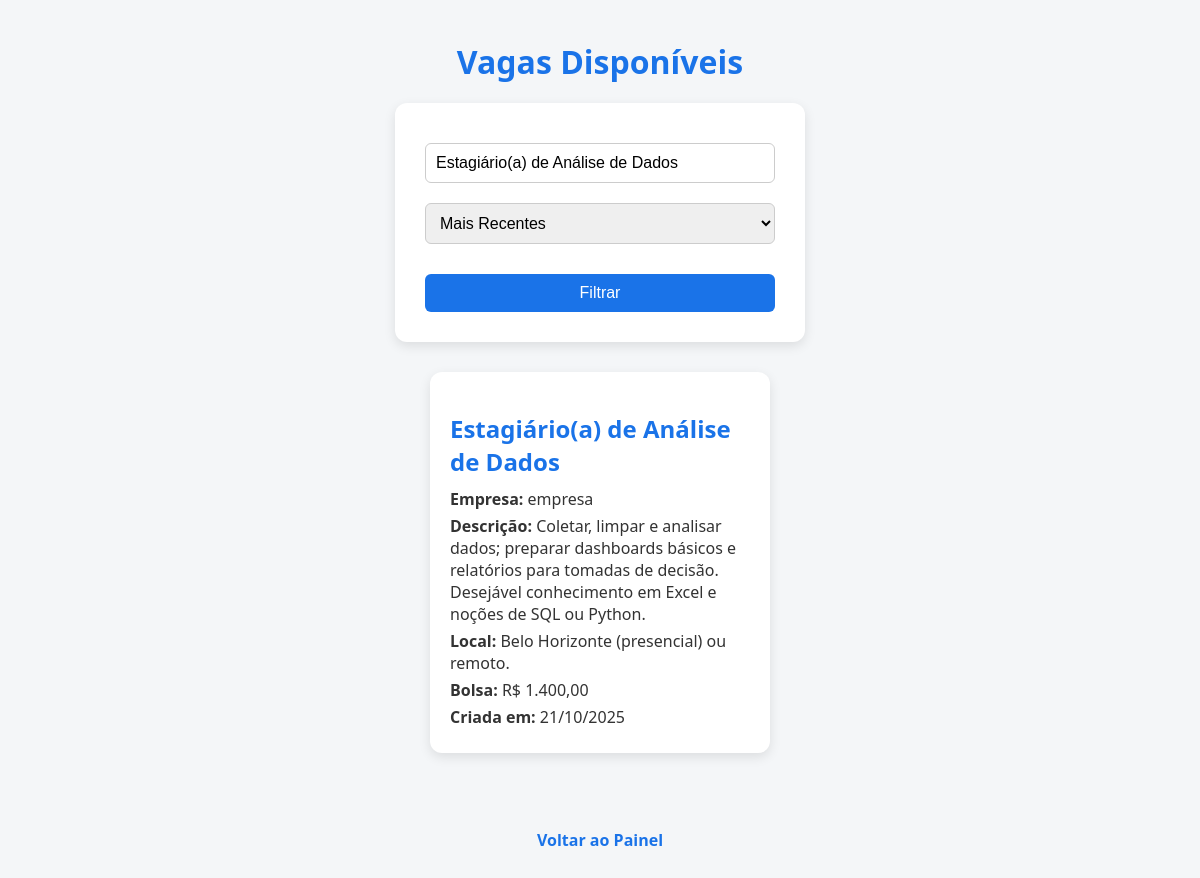
/vagas.php?busca=Estagiário(a) de Análise de Dados (signed in), run on the app's committed database.
### tables this page shows
CREATE TABLE `vagas` (
  `id` int(11) NOT NULL,
  `empresa_id` int(11) DEFAULT NULL,
  `titulo` varchar(100) DEFAULT NULL,
  `descricao` text DEFAULT NULL,
  `local` varchar(100) DEFAULT NULL,
  `bolsa` decimal(10,2) DEFAULT NULL,
  `data_criacao` datetime DEFAULT current_timestamp()
);

CREATE TABLE `usuarios` (
  `id` int(11) NOT NULL,
  `nome` varchar(100) DEFAULT NULL,
  `email` varchar(100) DEFAULT NULL,
  `senha` varchar(255) DEFAULT NULL,
  `tipo` enum('estudante','empresa') DEFAULT NULL
);

### vagas.php (the view, shortened to what this page needs)
<?php
include 'conexao.php';
$busca = $_GET['busca'] ?? '';
$ordenar = $_GET['ordenar'] ?? 'data_criacao';
$sql = "SELECT v.*, u.nome AS empresa
        FROM vagas v
        JOIN usuarios u ON v.empresa_id = u.id
        WHERE titulo LIKE ?
        ORDER BY $ordenar DESC";
$stmt = $conn->prepare($sql);
$like = "%$busca%";
$stmt->bind_param("s", $like);
$stmt->execute();
$resultado = $stmt->get_result();
?>
<!DOCTYPE html>
<html lang="pt-br">
<head>
    <link rel="stylesheet" href="css/estilo.css">
</head>
<body>
    <h1>Vagas Disponíveis</h1>
    <form method="get" class="form-busca">
        <input type="text" name="busca" placeholder="Buscar por título" value="<?= htmlspecialchars($busca) ?>">
        <select name="ordenar">
            <option value="data_criacao" <?= $ordenar=='data_criacao'?'selected':'' ?>>Mais Recentes</option>
        </select>
        <button type="submit">Filtrar</button>
    </form>
    <div class="lista-vagas">
        <?php if($resultado->num_rows > 0): ?>
            <?php while($vaga = $resultado->fetch_assoc()): ?>
                <div class="vaga-card">
                    <h2><?= htmlspecialchars($vaga['titulo']) ?></h2>
                    <p><strong>Empresa:</strong> <?= htmlspecialchars($vaga['empresa']) ?></p>
                    <p><strong>Descrição:</strong> <?= htmlspecialchars($vaga['descricao']) ?></p>
                    <p><strong>Local:</strong> <?= htmlspecialchars($vaga['local']) ?></p>
                    <p><strong>Bolsa:</strong> R$ <?= number_format($vaga['bolsa'], 2, ',', '.') ?></p>
                    <p><strong>Criada em:</strong> <?= date('d/m/Y', strtotime($vaga['data_criacao'])) ?></p>
                </div>
            <?php endwhile; ?>
        <?php else: ?>
            <p>Nenhuma vaga encontrada.</p>
        <?php endif; ?>
    </div>
    <p><a href="painel.php">Voltar ao Painel</a></p>
</body>
</html>

### css/estilo.css (style rules this page uses)
body { font-family: 'Segoe UI', Tahoma, Geneva, Verdana, sans-serif; background-color: #f4f6f8; color: #333; margin: 0; padding: 0; display: flex; flex-direction: column; align-items: center; min-height: 100vh; text-align: center; }
h1 { color: #1a73e8; font-size: 2em; margin: 40px 0 20px 0; }
form { background-color: #fff; padding: 30px; border-radius: 12px; box-shadow: 0 4px 12px rgba(0,0,0,0.1); width: 350px; display: flex; flex-direction: column; margin-bottom: 20px; }
input, select, textarea, button { margin-top: 10px; padding: 10px; border-radius: 6px; border: 1px solid #ccc; font-size: 1em; }
button { background-color: #1a73e8; color: white; border: none; cursor: pointer; margin-top: 20px; transition: background-color 0.3s; }
a { text-decoration: none; color: #1a73e8; font-weight: bold; margin: 10px; padding: 10px 20px; border-radius: 6px; display: inline-block; transition: background-color 0.3s, color 0.3s; }
.lista-vagas { display: flex; flex-wrap: wrap; gap: 20px; justify-content: center; margin-bottom: 40px; }
.vaga-card { background-color: #fff; padding: 20px; border-radius: 12px; box-shadow: 0 4px 12px rgba(0,0,0,0.1); width: 300px; text-align: left; transition: transform 0.2s, box-shadow 0.2s; }
.vaga-card h2 { color: #1a73e8; margin-bottom: 10px; }
.vaga-card p { margin: 5px 0; }
.form-busca { margin-bottom: 30px; display: flex; gap: 10px; justify-content: center; flex-wrap: wrap; }

### data on the page
vagas: titulo "Estagiário(a) de Análise de Dados", empresa.nome "empresa", descricao "Coletar, limpar e analisar dados; preparar dashboards básicos e relatórios para tomadas de decisão. Desejável conhecimento em Excel e noções de SQL ou Python.", local "Belo Horizonte (presencial) ou remoto.", bolsa "1.400,00", data_criacao "21/10/2025"
